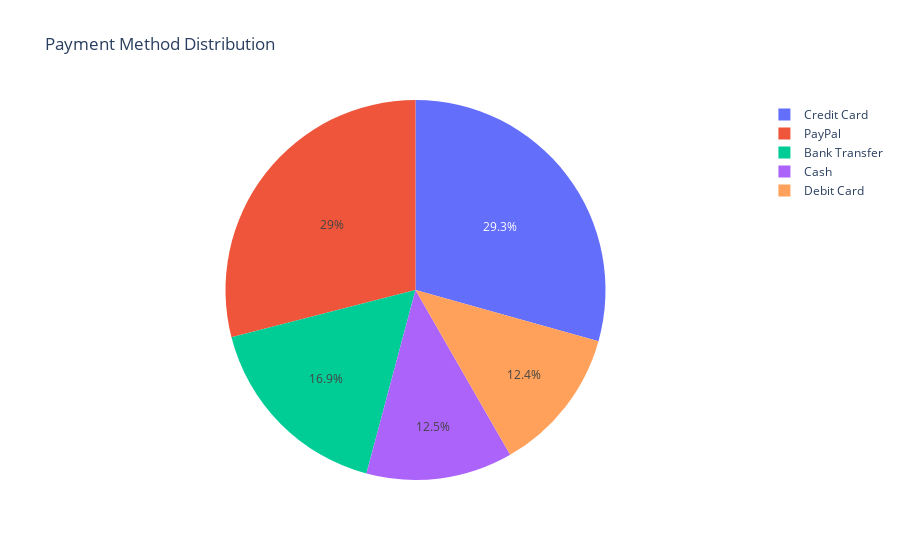
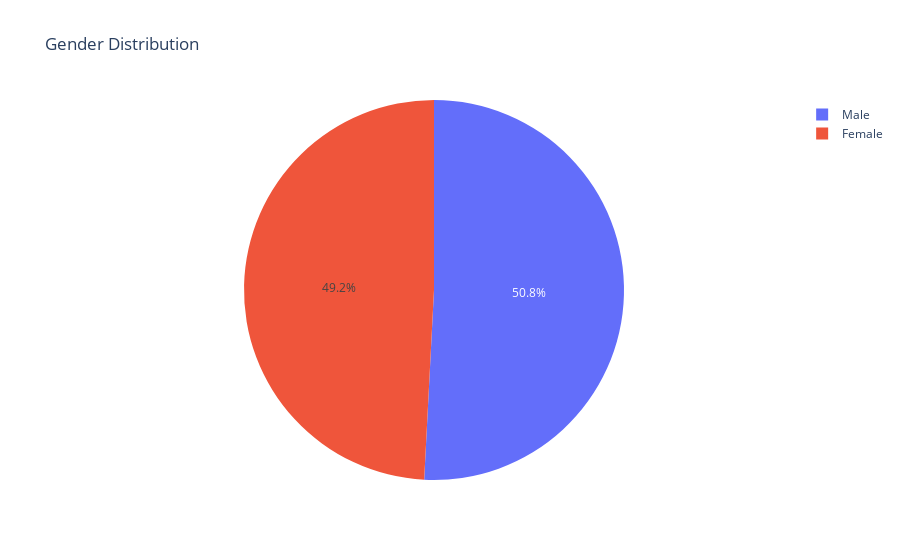
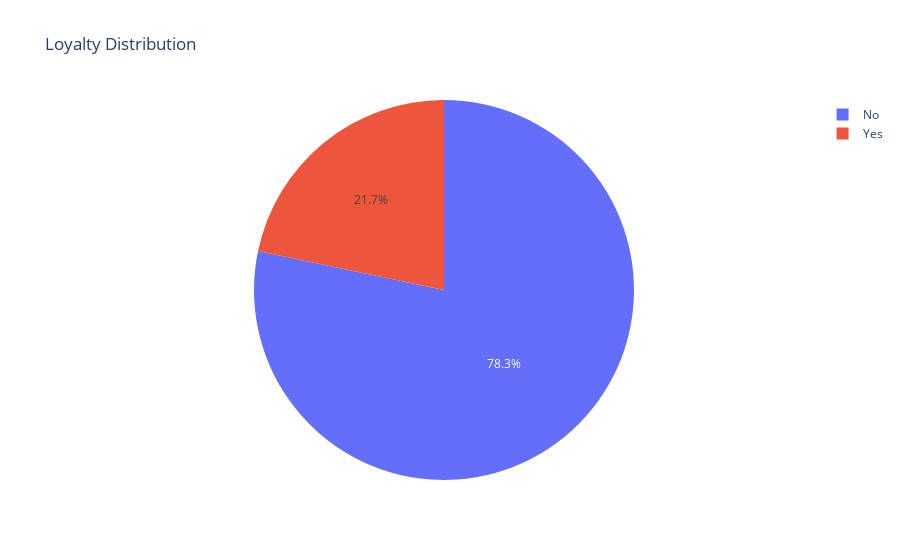
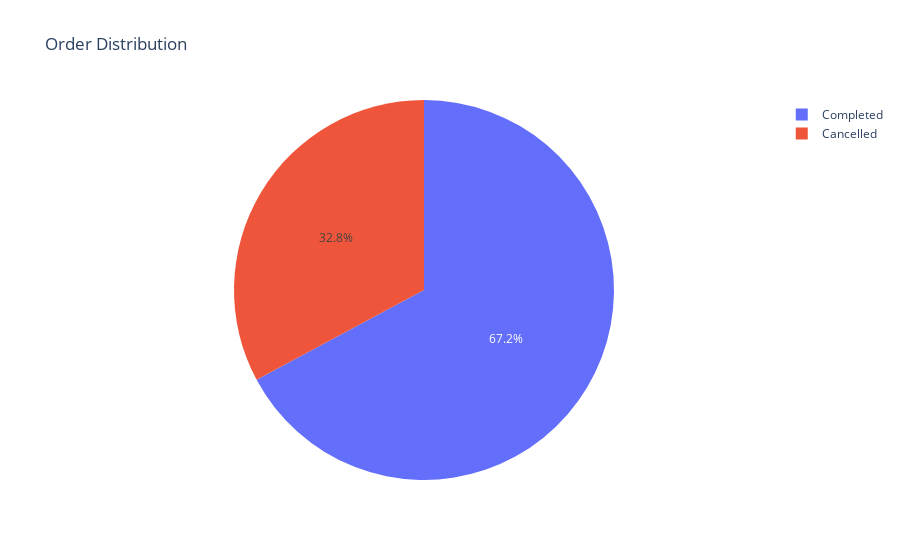

These figures' notebook cell, in order:
### Code cell
import plotly.express as px

#payment method distribution
payment_methods = df['payment method'].value_counts().reset_index()
payment_methods.columns = ['payment method', 'count']  # Rename columns

# Plotting the pie chart using Plotly
fig_payments = px.pie(payment_methods, 
             names='payment method', 
             values='count', 
             title='Payment Method Distribution')

#gender distribution
genders = df['gender'].value_counts().reset_index()
genders.columns = ['gender', 'count']  # Rename columns

fig_genders = px.pie(genders, 
             names='gender', 
             values='count', 
             title='Gender Distribution')

#loyalty distribution
loyalty_members = df['loyalty member'].value_counts().reset_index()
loyalty_members.columns = ['loyalty member', 'count']  # Rename columns

fig_members = px.pie(loyalty_members, 
             names='loyalty member', 
             values='count', 
             title='Loyalty Distribution')

#order status
order_statuses = df['order status'].value_counts().reset_index()
order_statuses.columns = ['order status', 'count']  # Rename columns

fig_orders = px.pie(order_statuses, 
             names='order status', 
             values='count', 
             title='Order Distribution')


#product type
product_types = df['product type'].value_counts().reset_index()
product_types.columns = ['product type', 'count']  # Rename columns

fig_products = px.pie(product_types, 
             names='product type', 
             values='count', 
             title='Product Type Distribution')


fig_payments.show()
fig_genders.show()
fig_members.show()
fig_orders.show()
fig_products.show()

### Figure 1 — Plotly figure (JSON) as saved in the notebook; plotly's stock layout.template omitted (floating-point values rounded to 4 significant figures)
{"data": [{"domain": {"x": [0, 1], "y": [0, 1]}, "hovertemplate": "payment method=%{label}<br>count=%{value}<extra></extra>", "labels": ["Credit Card", "PayPal", "Bank Transfer", "Cash", "Debit Card"], "legendgroup": "", "name": "", "showlegend": true, "type": "pie", "values": [5868, 5798, 3370, 2492, 2471]}], "layout": {"autosize": true, "legend": {"tracegroupgap": 0}, "title": {"text": "Payment Method Distribution"}}}

### Figure 2 — Plotly figure (JSON) as saved in the notebook; plotly's stock layout.template omitted (floating-point values rounded to 4 significant figures)
{"data": [{"domain": {"x": [0, 1], "y": [0, 1]}, "hovertemplate": "gender=%{label}<br>count=%{value}<extra></extra>", "labels": ["Male", "Female"], "legendgroup": "", "name": "", "showlegend": true, "type": "pie", "values": [10164, 9835]}], "layout": {"autosize": true, "legend": {"tracegroupgap": 0}, "title": {"text": "Gender Distribution"}}}

### Figure 3 — Plotly figure (JSON) as saved in the notebook; plotly's stock layout.template omitted (floating-point values rounded to 4 significant figures)
{"data": [{"domain": {"x": [0, 1], "y": [0, 1]}, "hovertemplate": "loyalty member=%{label}<br>count=%{value}<extra></extra>", "labels": ["No", "Yes"], "legendgroup": "", "name": "", "showlegend": true, "type": "pie", "values": [15657, 4342]}], "layout": {"autosize": true, "legend": {"tracegroupgap": 0}, "title": {"text": "Loyalty Distribution"}}}

### Figure 4 — Plotly figure (JSON) as saved in the notebook; plotly's stock layout.template omitted (floating-point values rounded to 4 significant figures)
{"data": [{"domain": {"x": [0, 1], "y": [0, 1]}, "hovertemplate": "order status=%{label}<br>count=%{value}<extra></extra>", "labels": ["Completed", "Cancelled"], "legendgroup": "", "name": "", "showlegend": true, "type": "pie", "values": [13431, 6568]}], "layout": {"autosize": true, "legend": {"tracegroupgap": 0}, "title": {"text": "Order Distribution"}}}
